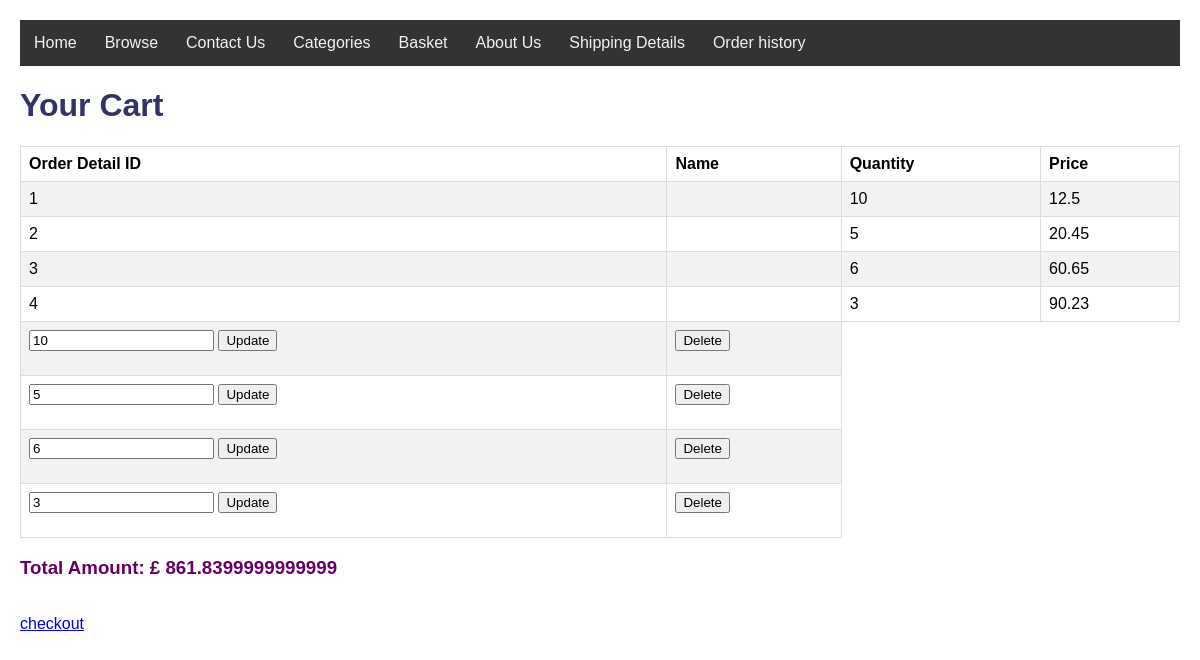
/cart, run on an earlier commit of the app's database.
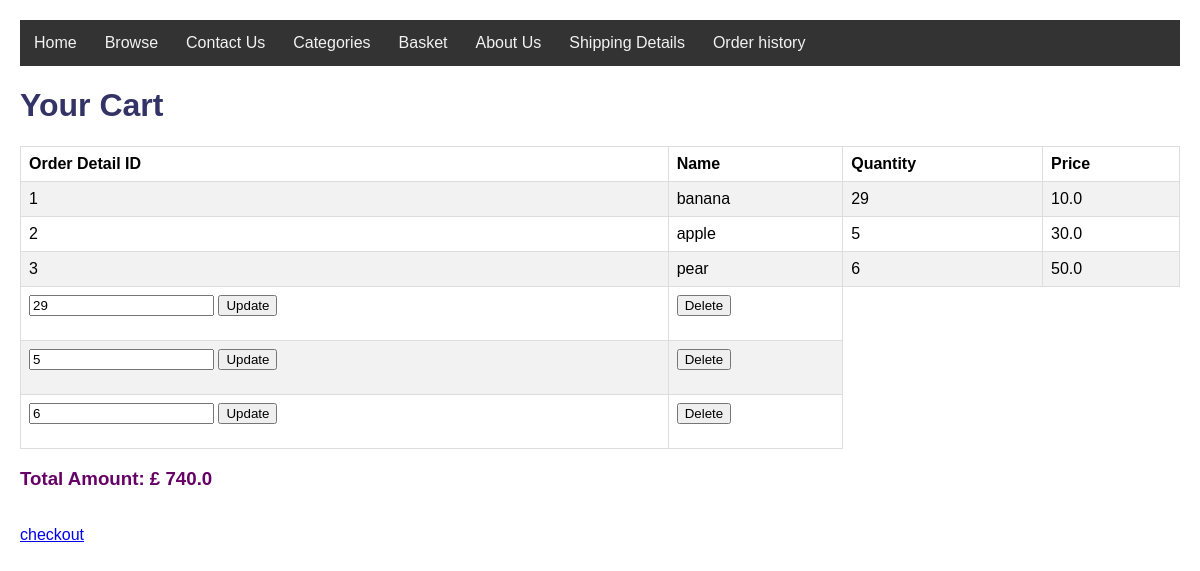
And on a later commit of the database.
### application/models.py (models this page shows)
class Order_detail(db.Model):
    order_detail_id = db.Column(db.Integer, primary_key=True)
    order_id = db.Column(db.Integer, db.ForeignKey('order.order_id'), nullable=False)
    product_id = db.Column(db.Integer, db.ForeignKey('product.product_id'), nullable=False)
    quantity = db.Column(db.Integer, nullable = False)
    price = db.Column(db.Float, nullable=False)

class Product(db.Model):
    product_id = db.Column(db.Integer, primary_key=True)
    name = db.Column(db.String(30), nullable=False)
    description = db.Column(db.String(500), nullable=False)
    price = db.Column(db.Float)
    stock_quantity = db.Column(db.Integer)
    order_details = db.relationship('Order_detail', backref='product')

### application/routes.py (the view)
@app.route('/cart')
def cart():
    all_product = Product.query.all()
    all_orders = Order_detail.query.all()
    total_amount = sum([order.quantity * order.price for order in all_orders])
    return render_template('prodcut2.html', all_orders=all_orders, total_amount=total_amount, all_product=all_product)

### application/templates/prodcut2.html (shortened to what this page needs)
<html>
  <head>
    <link rel="stylesheet" href="https://pyscript.net/alpha/pyscript.css" />
  </head>
  <body>
    {% include 'navbar.html' %}
    <!DOCTYPE html>
    <html lang="en">
    <head>
    </head>
    <body>
    <h1>Your Cart</h1>
    <table>
    <tr>
    <th>Order Detail ID</th>
    <th>Name</th>
    <th>Quantity</th>
    <th>Price</th>
    </tr>
     <tr>
           {% for order in all_orders %}
    <td>{{ order.order_detail_id }}</td>
    <td>
            {% for product in all_product %}
            {% if product.product_id == order.product_id %}
                {{product.name}}
            {% endif %}
            {% endfor %}
    </td>
    <td>{{ order.quantity }}</td>
    <td>{{ order.price }}</td>
    </tr>
            {% endfor %}
                    {% for order in all_orders %}
            <tr>
            <td>
            <form action="{{ url_for('update_quantity', order_detail_id=order.order_detail_id) }}" method="post">
            <input type="number" name="new_quantity" value="{{ order.quantity }}" min="1">
            <input type="submit" value="Update">
            </form>
            </td>
            <td>
            <form action="{{ url_for('delete_item', order_detail_id=order.order_detail_id) }}" method="post">
            <input type="submit" value="Delete">
            </form>
            </td>
            </tr>
            {% endfor %}
    </table>
    <h3>Total Amount: £ {{ total_amount }}</h3> <br>
    <div>
    <a href="{{ url_for('payment') }}">checkout</a>
    </div>
    </body>
    </html>
  </body>
</html>

### application/templates/navbar.html (shortened to what this page needs)
<!DOCTYPE html>
<html lang="en">
<head>
</head>
<body>
    <div id="navbar">
        <a href="{{ url_for('home') }}">Home</a>
        <a href="{{ url_for('products') }}">Browse</a>
        <a href="{{ url_for('contact') }}">Contact Us</a>
        <a href="{{ url_for('categories') }}">Categories</a>
        <a href="{{ url_for('cart') }}">Basket</a>
        <a href="{{ url_for('about') }}">About Us</a>
        <a href="{{ url_for('shipping') }}">Shipping Details</a>
        <a href="{{ url_for('payment') }}">Order history</a>
    </div>
</body>
</html>

### application/templates/prodcut2.html (style rules this page uses)
body { font-family: Arial, sans-serif; margin: 20px; }
h1 { color: #333366; }
table { width: 100%; border-collapse: collapse; }
th, td { border: 1px solid #dddddd; text-align: left; padding: 8px; }
tr:nth-child(even) { background-color: #f2f2f2; }
h3 { color: #660066; }

### application/templates/navbar.html (style rules this page uses)
#navbar { overflow: hidden; background-color: #333; }
#navbar a { float: left; display: block; color: #f2f2f2; text-align: center; padding: 14px; text-decoration: none; }

What changed in the data, as far as the page shows it:
removed Order_detail: order_detail_id "4", quantity "3", price "90.23", new_quantity "3"
changed Order_detail id 1: quantity "10" → "29"; price "12.5" → "10.0"; new_quantity "10" → "29"
added Product: name "banana", shown under Order_detail id 1
changed Order_detail id 2: price "20.45" → "30.0"
added Product: name "apple", shown under Order_detail id 2
changed Order_detail id 3: price "60.65" → "50.0"
added Product: name "pear", shown under Order_detail id 3
Also different on the page:
{{ total_amount }}: "861.8399999999999" → "740.0"
